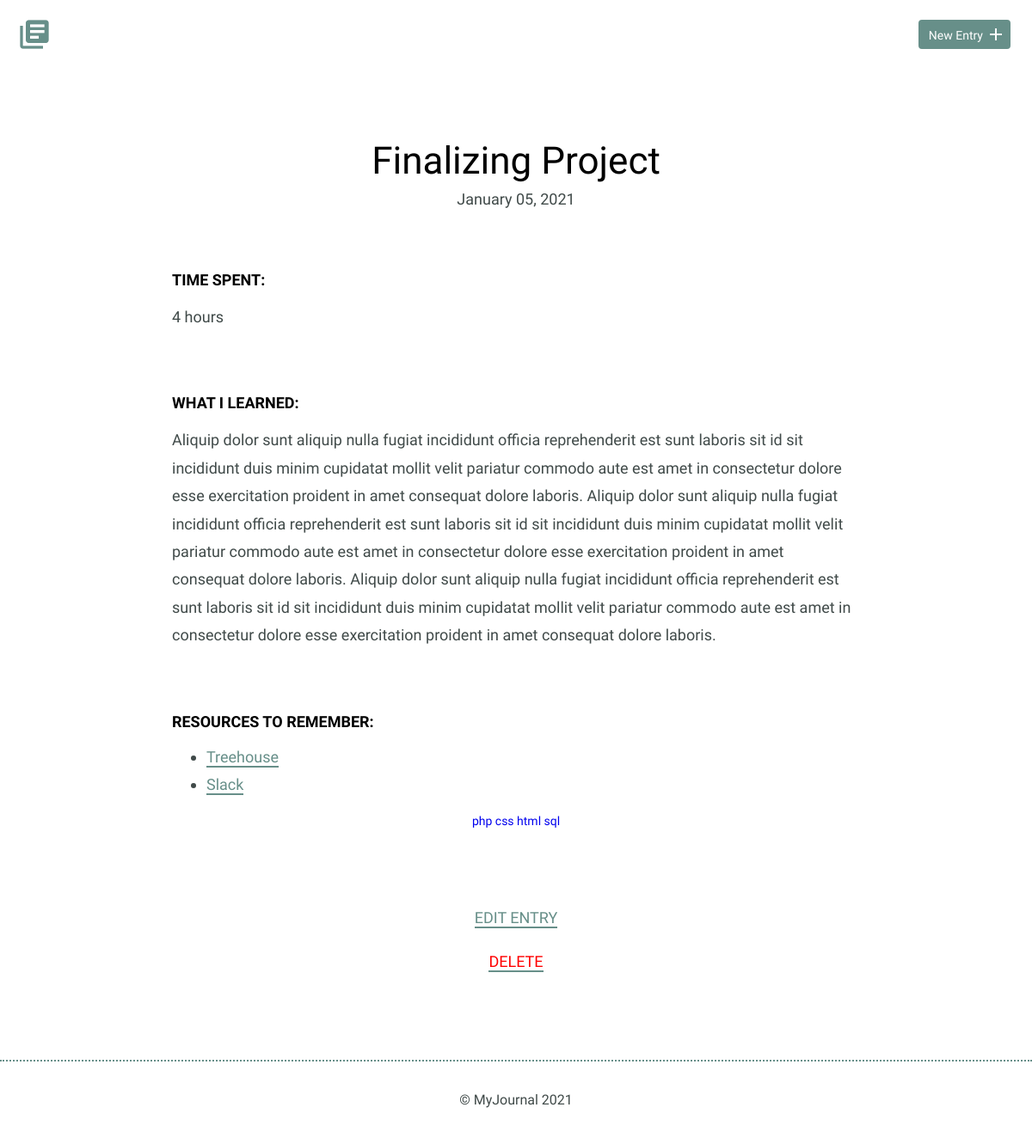
The app's page /detail.php?id=40 with its own data.
### tables this page shows
CREATE TABLE "entries" (
	`id`	INTEGER,
	`title`	TEXT,
	`date`	TEXT,
	`time_spent`	INTEGER,
	`learned`	BLOB,
	`resources`	BLOB, tags TEXT,
	PRIMARY KEY(`id`)
);

### inc/functions.php (called while the page is built, shortened)
<?php
function get_journal($id){
    include 'connection.php';
    $sql = 'SELECT * FROM entries WHERE id = ?';
    try {
        $results = $db->prepare($sql);
        $results->bindValue(1, $id, PDO::PARAM_INT);
        $results->execute();
    } catch (Exception $e) {
        echo "Error!: " . $e->getMessage() . "<br />";
        return false;
    }
    return $results->fetch();
}

### detail.php (the view, shortened to what this page needs)
<?php
include('inc/functions.php');
if (isset($_GET['id'])) {
  list($id, $title, $date, $time_spent, $learned, $resources, $tags) = get_journal(filter_input(INPUT_GET, "id", FILTER_SANITIZE_NUMBER_INT));
  $resource_links = explode(" ", $resources);
  $tag_array = explode(" ", $tags);
}
include('inc/header.php');
?>
        <section>
            <div class="container">
                <div class="entry-list single">
                    <article>
                        <h1><?php echo $title; ?></h1>
                        <time datetime="2016-01-31"><?php echo date('F d, Y', strtotime($date)); ?></time>
                        <div class="entry">
                            <h3>Time Spent: </h3>
                            <p><?php echo $time_spent; ?></p>
                        </div>
                        <div class="entry">
                            <h3>What I Learned:</h3>
                            <p><?php echo $learned; ?></p>
                        </div>
                        <div class="entry">
                            <h3>Resources to Remember:</h3>
                            <ul>
                                <?php
                                foreach ($resource_links as $link) {
                                   echo "<li><a href=''>" . $link . " " . "</a></li>";
                                }
                                ?>
                            </ul>
                        </div>
                        <span id='tag_list'>
                        <?php
                        foreach ($tag_array as $tag) {
                            echo "<a href='index.php?tag=$tag'>" . $tag . " " . "</a>";
                        }
                        ?>
                        </span>
                    </article>
                </div>
            </div>
            <div class="edit">
                <p><a href="edit.php?id=<?php echo $id; ?>">Edit Entry</a></p>
                <p><a id="del-button" href="detail.php?delete=<?php echo $id; ?>" onclick="return confirm('Are you sure you want to delete this project?');">Delete</a></p>
            </div>
        </section>
 <?php
include('inc/footer.php');
?>

### css/site.css (style rules this page uses)
:root { --signal-red: #ff0000; }
body { font-size: 16px; color: #404a49; font-family: 'Cousine', serif; font-weight: 400; }
.container { margin: 0 auto; padding: 0 25px; }
h1, h2, h3 { margin: 0; font-weight: 400; line-height: 1em; color: #000; }
h1 { font-size: 44px; margin-bottom: 12px; }
h3 { font-size: 18px; font-family: 'Work Sans', serif; font-weight: 600; text-transform: uppercase; }
p { line-height: 1.8em; font-size: 18px; }
p a { border-bottom: 2px solid #678f89; padding: 0; color: #678f89; text-decoration: none; }
ul li { line-height: 1.8em; font-size: 18px; }
ul li a { border-bottom: 2px solid #678f89; line-height: 1.8em; color: #678f89; text-decoration: none; }
.entry-list, .edit-entry, .new-entry { max-width: 800px; margin: 0 auto; padding: 70px 0 150px 0; }
.entry-list article { margin-bottom: 70px; text-align: center; }
.entry-list article:last-child { margin-bottom: 0; }
.entry-list.single { padding-bottom: 70px; }
.entry-list.single time { font-size: 18px; }
.entry { max-width: 800px; margin: 75px auto 0 auto; text-align: left; }
.entry p { margin-bottom: 40px; }
.edit { padding-bottom: 80px; text-align: center; margin: 0 auto; }
.edit a { font-weight: 400; text-transform: uppercase; font-size: 18px; }
#tag_list { padding-top: 100px; font-size: 14px; color: blue; }
#tag_list a:link { text-decoration: none; }
#del-button { color: var(--signal-red); }

### records on screen
entries: title "Finalizing Project", date "January 05, 2021", time_spent "4 hours", learned "Aliquip dolor sunt aliquip nulla fugiat incididunt officia reprehenderit est sunt laboris sit id sit incididunt duis minim cupidatat mollit velit pariatur commodo aute est amet in consectetur dolore esse exercitation proident in amet consequat dolore laboris. Aliquip dolor sunt aliquip nulla fugiat incididunt officia reprehenderit est sunt laboris sit id sit incididunt duis minim cupidatat mollit velit pariatur commodo aute est amet in consectetur dolore esse exercitation proident in amet consequat dolore laboris. Aliquip dolor sunt aliquip nulla fugiat incididunt officia reprehenderit est sunt laboris sit id sit incididunt duis minim cupidatat mollit velit pariatur commodo aute est amet in…", resources "Treehouse", resources "Slack", tags "php", tags "css", tags "html", tags "sql"
